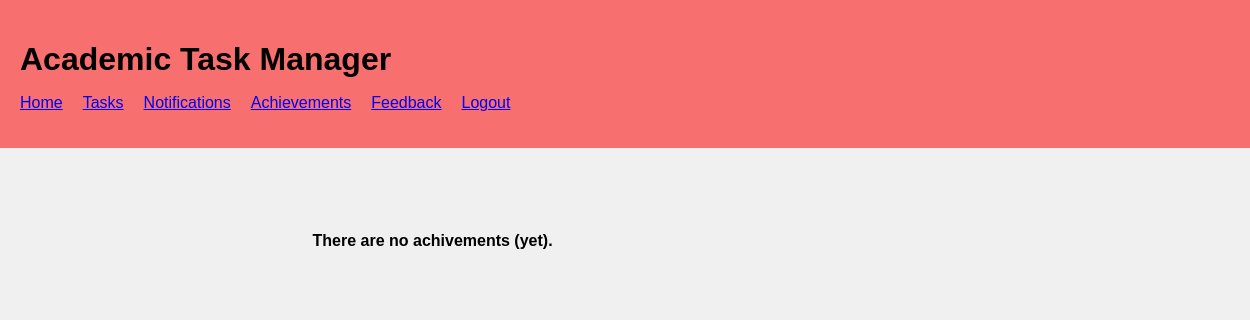
Page /achievements (signed in) on the earlier database version.
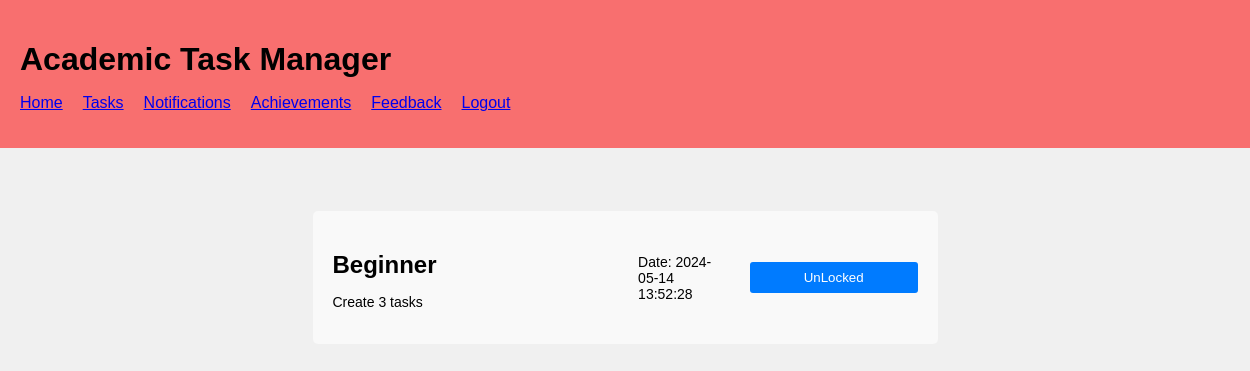
Same page on the later database version.
### app.py (models this page shows)
class Achievements(db.Model):
    id = db.Column(db.Integer, primary_key=True)
    achievement_name = db.Column(db.String(50), nullable=False)
    content = db.Column(db.String(200), nullable=False)
    date_created = db.Column(db.DateTime, default=datetime.utcnow)
    status = db.Column(db.String(50), default="Locked")
    threshold = db.Column(db.Integer)
    user_id = db.Column(db.Integer, nullable=False)

### app.py (the view)
@app.route('/achievements')
@login_required
def achievements():
    nb_tasks_created = len(Todo.query.filter_by(user_id=current_user.id).all())
    achievements = Achievements.query.all()
    for achievement in achievements:
        if nb_tasks_created >= achievement.threshold:
            achievement.unlocked = True
    return render_template('Achievements.html', achievements=achievements)

### app.py (called while the page is built)
@login_manager.user_loader
def load_user(user_id):
    return User.query.get(int(user_id))

### templates/Achievements.html (shortened to what this page needs)
{% extends 'base.html' %}
{% block body %}
<section class="add-task-section">
        <div class="Tasks-main-content">
            {% if achievements|length < 1 %}
            <h4>There are no achivements (yet).</h4>
            {% else %}
            <div class="task-list">
                {% for achievement in achievements %}
                <div class="task">
                    <div class="task-info">
                        <h2>{{ achievement.achievement_name }}</h2>
                        <p>{{ achievement.content }}</p>
                    </div>
                    <div class="task-actions">
                        <p>Date: {{ achievement.date_created }}</p>
                        {% if achievement.unlocked %}
                        <button class="mark-done">UnLocked</button>
                        {% else %}
                        <button class="mark-done">Locked</button>
                        {% endif %}
                    </div>
                </div>
                {% endfor %}
            {% endif %}
            </div>
        </div>
    </section>
</div>
{% endblock %}

Differences in the rows shown:
added Achievements: achievement_name "Beginner", content "Create 3 tasks", date_created "2024-05-14 13:52:28"
Other differences:
text no longer shown: "There are no achivements (yet)."
